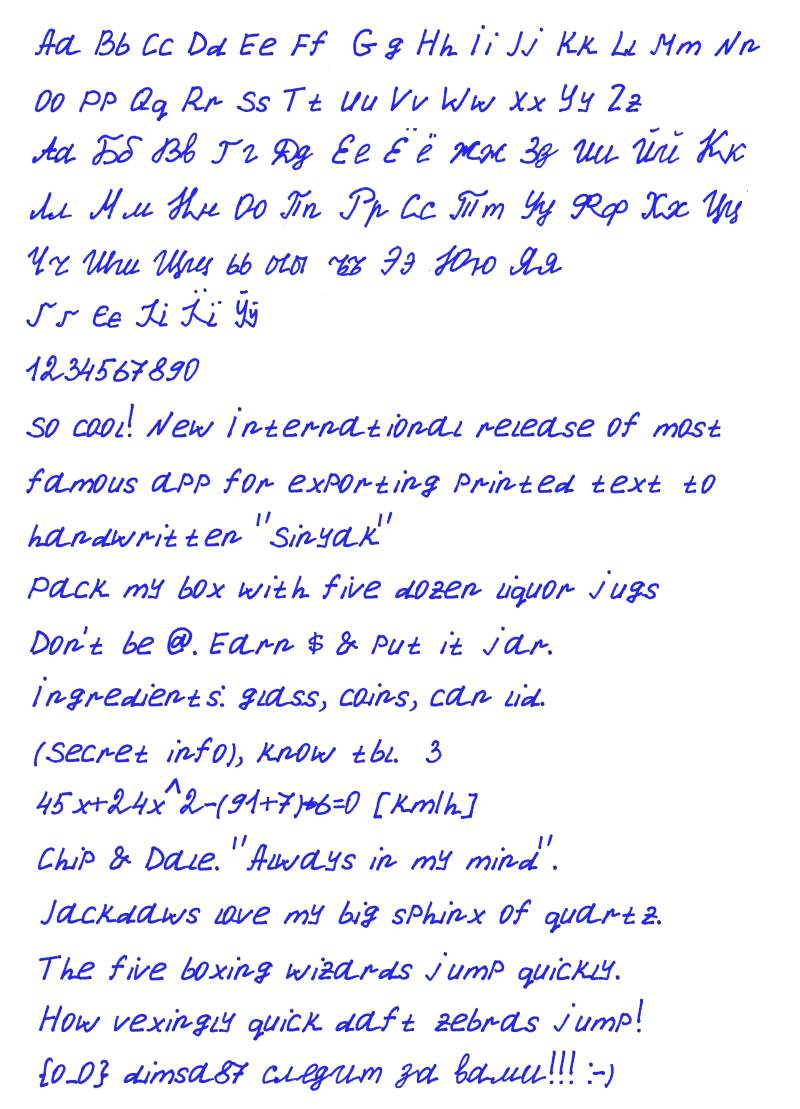
#> input picture backend/index.jpg, 800 x 1109 px
$ python line_detect.py
#> lines starting #> are read from the running program, lines starting #| are printed output that depends on the picture; after the words box and inside, x2 and y2 are one past the last pixel; in counts of white or black regions, pixels touching at a corner belong together
import cv2
import numpy as np

img = cv2.imread('index.jpg')
#> img is the input picture: shape (1109, 800, 3); mean B, G, R 248.4, 238.7, 238.6
print(img.shape)
#| (1109, 800, 3)
gray = cv2.cvtColor(img,cv2.COLOR_BGR2GRAY)
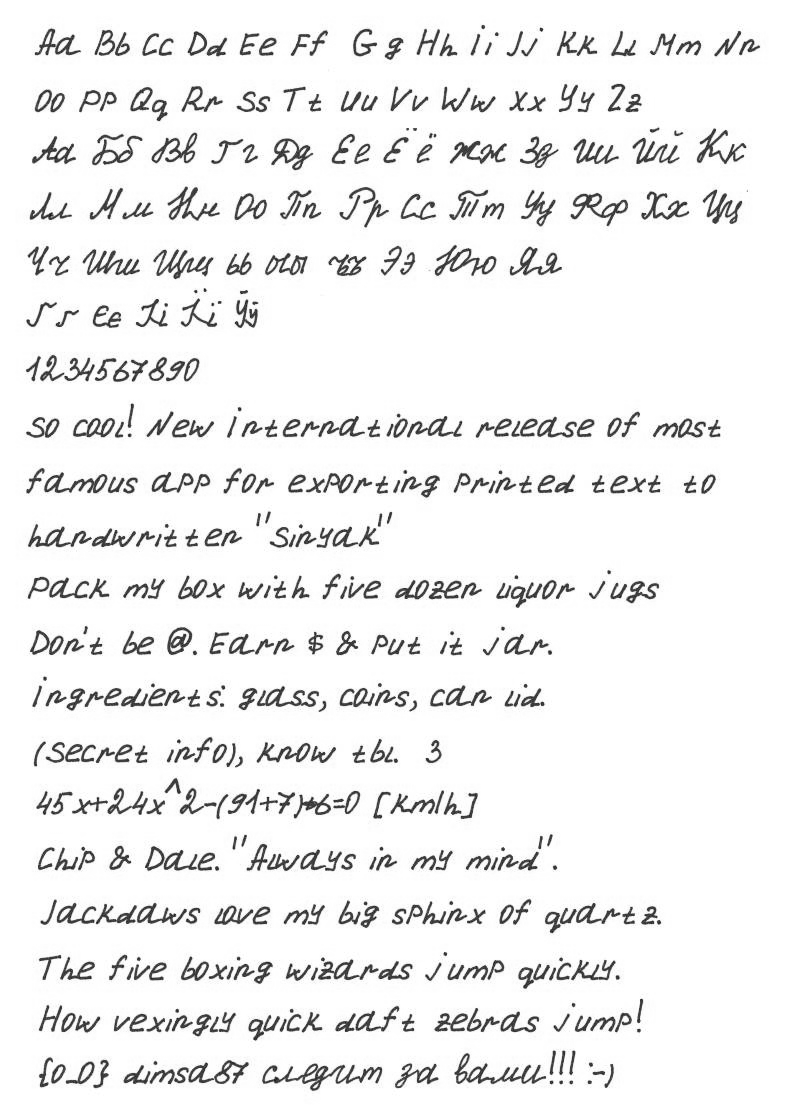
#> gray: shape (1109, 800); min 13, max 255, mean 239.8
edges = cv2.Canny(gray,50,150,apertureSize = 3)
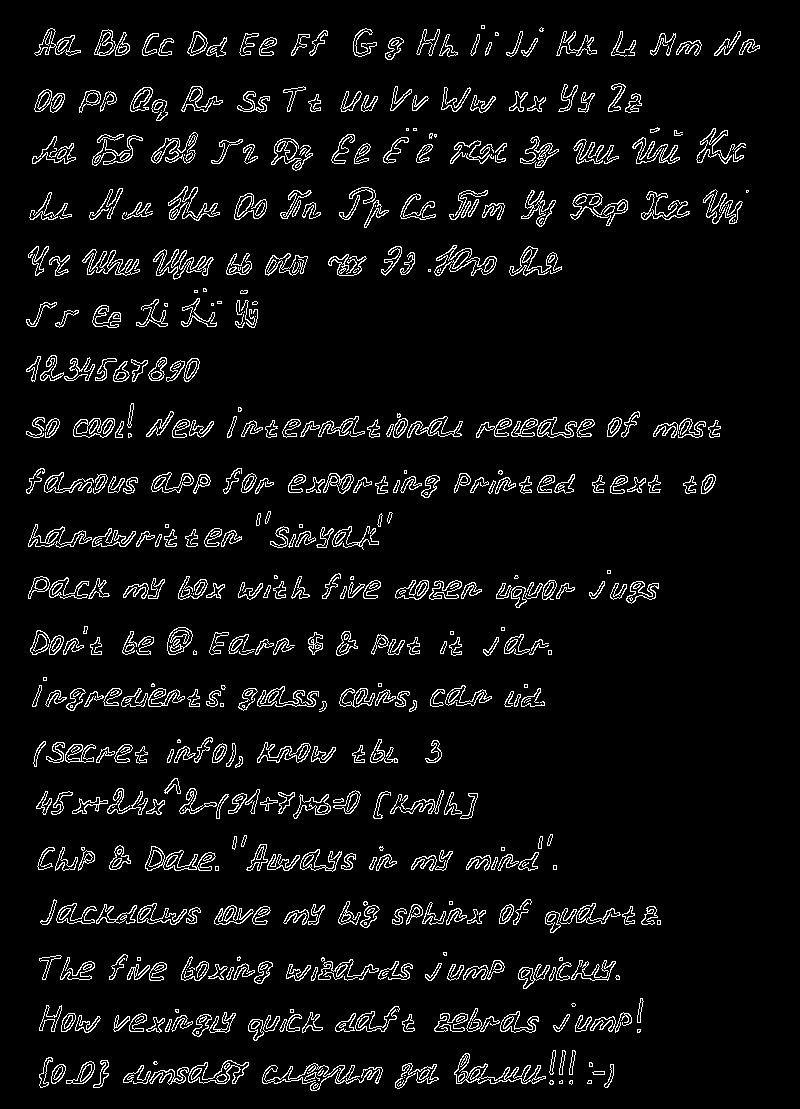
#> edges: shape (1109, 800); 5.7% white in thin lines or dots, all inside (x1, y1, x2, y2) = (26, 25, 760, 1091)
cv2.imwrite('test1.jpg', edges)
print(edges.shape)
#| (1109, 800)
lines = cv2.HoughLines(edges,1,np.pi/180,160)
#> lines = 45 rows, first 8: [433, 1.57], [482, 1.57], [426, 1.57], [436, 1.57], [424, 1.59], [485, 1.57], [429, 1.57], [492, 1.57]
print(lines.shape)
#| (45, 1, 2)
for rho,theta in lines[:, 0]:
    a = np.cos(theta)
    b = np.sin(theta)
    x0 = a*rho
    y0 = b*rho
    x1 = int(x0 + 1000*(-b))
    y1 = int(y0 + 1000*(a))
    x2 = int(x0 - 1000*(-b))
    y2 = int(y0 - 1000*(a))

    cv2.line(img,(x1,y1),(x2,y2),(0,0,255),2)
#> this loop made 45 passes
#> (rho, theta, a, b, x0, y0, x1, y1) on passes 1 to 12: (433, 1.57, -4.37e-08, 1, -1.89e-05, 433, -1000, 432), (482, 1.57, -4.37e-08, 1, -2.11e-05, 482, -1000, 481), (426, 1.57, -4.37e-08, 1, -1.86e-05, 426, -1000, 425), (436, 1.57, -4.37e-08, 1, -1.91e-05, 436, -1000, 435), (424, 1.59, -0.0175, 1, -7.4, 423.9, -1007, 406), (485, 1.57, -4.37e-08, 1, -2.12e-05, 485, -1000, 484), (429, 1.57, -4.37e-08, 1, -1.88e-05, 429, -1000, 428), (492, 1.57, -4.37e-08, 1, -2.15e-05, 492, -1000, 491), (214, 1.57, -4.37e-08, 1, -9.35e-06, 214, -1000, 213), (595, 1.57, -4.37e-08, 1, -2.6e-05, 595, -1000, 594), (435, 1.55, 0.0175, 1, 7.59, 434.9, -992, 452), (921, 1.55, 0.0175, 1, 16.07, 920.9, -983, 938)
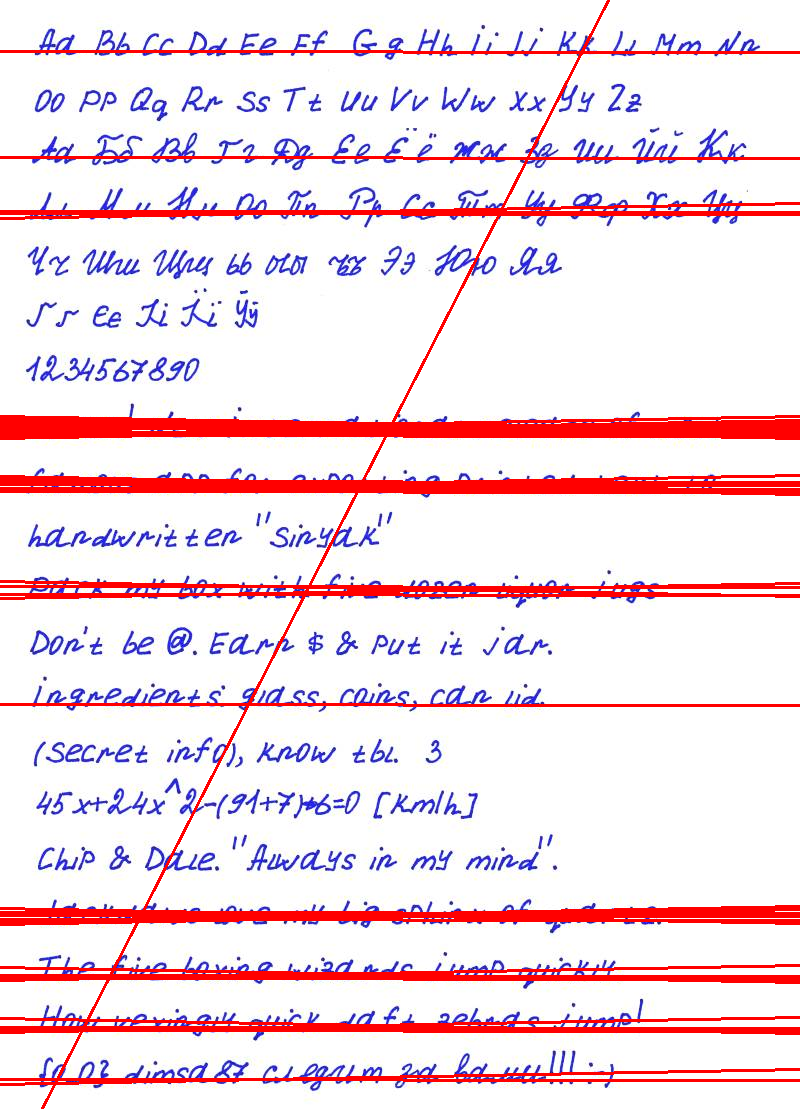
#> img: shape (1109, 800, 3); 9.01% of pixels changed, all inside (x1, y1, x2, y2) = (0, 0, 800, 1109)

cv2.imwrite('houghlines3.jpg',img)
